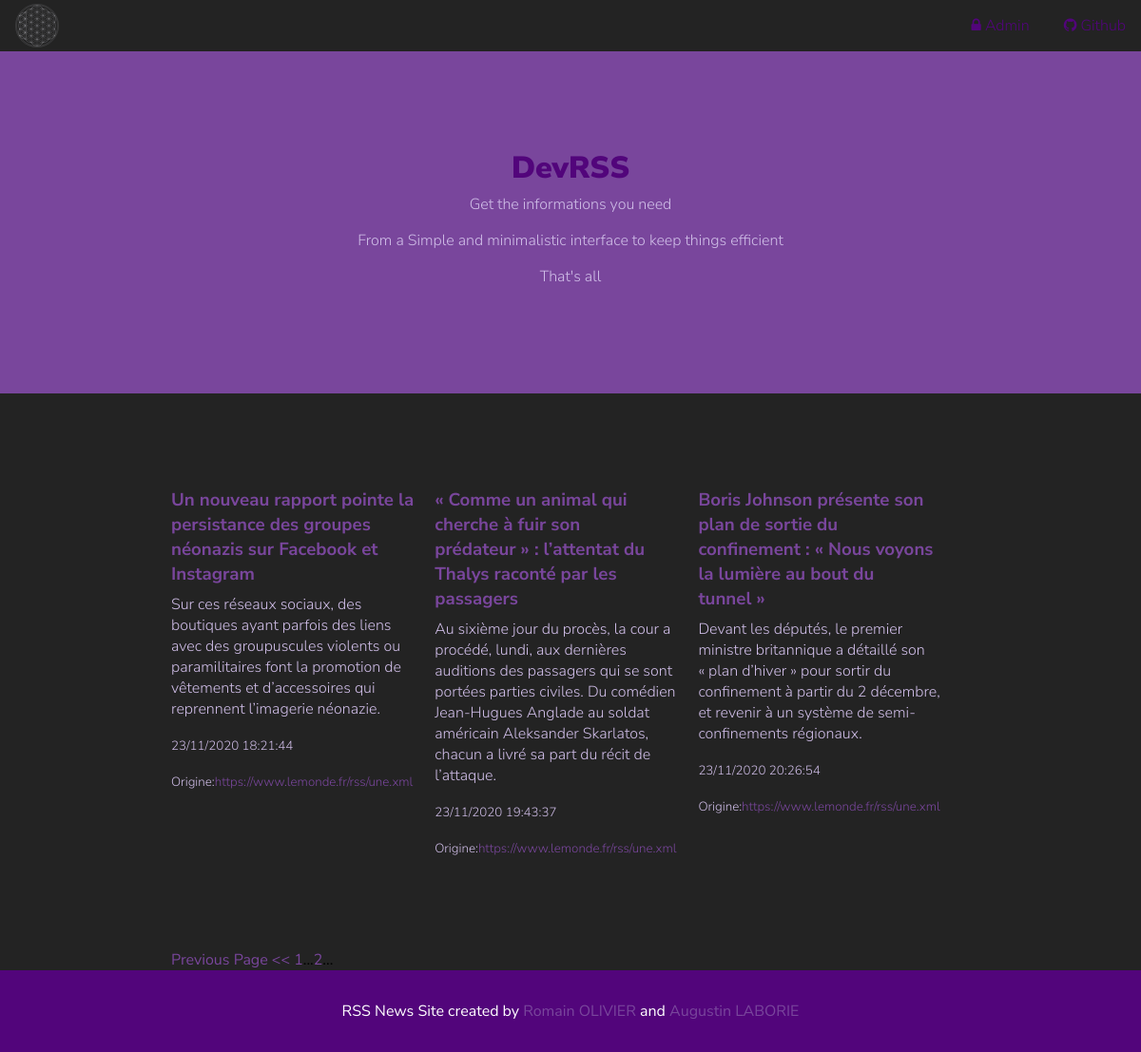
/?page=main&n=2, run on the app's committed database.
### tables this page shows
CREATE TABLE `news` (
  `id` int NOT NULL,
  `datepubli` datetime NOT NULL,
  `site` varchar(256) NOT NULL,
  `titre` text NOT NULL,
  `description` text NOT NULL,
  `idSource` int NOT NULL
);

CREATE TABLE `source` (
  `id` int NOT NULL,
  `nom` varchar(30) NOT NULL,
  `lien` varchar(255) NOT NULL
);

### index.php (called while the page is built, shortened)
<?php
require_once(__DIR__.'/Utils/Config.php');
require_once(__DIR__.'/Utils/SplClassLoader.php');
$control = \Web2A\Controller\Controller::getInstance();

### Utils/Config.php (called while the page is built, shortened)
<?php
class Config {
    public static $ViewDir="View/";
    private static $AssetsDir="assets/";
    public static $DBData = array(
        "User" => "rss",
        "Password" => "projetrss",
        "BaseName" => "projetrss",
        "Server" => "localhost"
    );
    public static function getDSN() : string{
        return "mysql:host=".self::$DBData["Server"].";dbname=".self::$DBData["BaseName"].";";
    }
    public static function getAssetsDir(){
        return self::$ViewDir.self::$AssetsDir;
    }
}

### Utils/SplClassLoader.php (called while the page is built, shortened)
<?php
class SplClassLoader {
    private $_fileExtension = '.php';
    private $_namespace;
    private $_namespaceSeparator = '\\';
    public function __construct(string $ns = null, string $includePath = null)
    {
        $this->_namespace = $ns;
        $this->_includePath = $includePath;
    }
    public function loadClass(string $className)
    {
        if (null === $this->_namespace || $this->_namespace.$this->_namespaceSeparator === substr($className, 0, strlen($this->_namespace.$this->_namespaceSeparator))) {
            $fileName = '';
            if (false !== ($lastNsPos = strripos($className, $this->_namespaceSeparator))) {
                $namespace = substr($className, 0, $lastNsPos);
                $className = substr($className, $lastNsPos + 1);
                $fileName = str_replace($this->_namespaceSeparator, DIRECTORY_SEPARATOR, $namespace) . DIRECTORY_SEPARATOR;
            }
            $fileName .= str_replace('_', DIRECTORY_SEPARATOR, $className) . $this->_fileExtension;
        }
    }
}

### Utils/Verification.php (called while the page is built, shortened)
<?php
class Verification {
    public static function verifDbConnect($dsn, $username, $password) : bool {
        return self::verifDSN($dsn) && (!empty($password)) && (!empty($username));
    }
    private static function verifDSN($dsn){
        return preg_match('(^mysql:host=[^;]+;dbname=[^;]+;(?:port=\d{2,4};)?(?:charset=[^;]+;)?$)', $dsn);
    }
    public static function verifNews($title, $description, $link,$date, $sourceLien) : array {
        $tmp = array();
        $tmp["date"] = $date;
        $tmp["title"] = self::cleanVar($title);
        $tmp["desc"] = self::cleanVar($description);
        $tmp["source"] = self::cleanVar($sourceLien);
        if(! $tmp["link"] = self::verifyUrl($link)){
            throw new Exception("Invalid URL");
        }
        return $tmp;
    }
    private static function verifyUrl($url){
        return filter_var($url, FILTER_VALIDATE_URL);
    }
    private static function isDateTime($date){
        return $date instanceof DateTime;
    }
    private static function cleanVar($var){
        return trim(html_entity_decode($var, ENT_QUOTES, 'UTF-8'));
    }
}

### Controller/Gateway/Gateway.php (called while the page is built, shortened)
<?php
abstract class Gateway {
    public function __construct(string $dsn, string $username, string $password){
        $this->con = new DbConnect($dsn, $username, $password);
    }
}

### Controller/Gateway/NewsGateway.php (called while the page is built, shortened)
<?php
class NewsGateway extends Gateway {
    public function getNews(int $firstNews, int $nbNews) : array{
        $arr = [];
        $query = "SELECT N.*, S.lien FROM `news` N, `source` S WHERE S.id = N.idSource ORDER BY N.datepubli LIMIT :first, :nb";
        $this->con->executeQuery($query, array(
            ':first' => array($firstNews,PDO::PARAM_INT),
            ':nb' => array($nbNews, PDO::PARAM_INT)
        ));
        foreach ($this->con->getResults() as $row){
            try {
                array_push($arr, new NewsModel($row["titre"], $row["description"], $row["site"], new DateTime($row["datepubli"]), $row["lien"]));
            } catch (Exception $e) {
            }
        }
        return $arr;
    }
    public function getNbPage() : int {
        $query = "SELECT COUNT(1) FROM `news`";
        $this->con->executeQuery($query);
        $value = ($this->con->getResults()[0]["COUNT(1)"] / Config::$nbPerPage);
        if($value > intval($value)){
            return intval($value) + 1;
        }
        return intval($value);
    }
}

### Utils/DbConnect.php (called while the page is built, shortened)
<?php
class DbConnect extends PDO {
    private $stmt;
    public function executeQuery(string $query, array $parameters = []) : bool{
        $this->stmt = parent::prepare($query);
        foreach ($parameters as $name => $value) {
            $this->stmt->bindValue($name, $value[0], $value[1]);
        }
        return $this->stmt->execute();
    }
    public function getResults() : array {
        return $this->stmt->fetchall();
    }
}

### Model/NewsModel.php (the view, shortened to what this page needs)
<?php
class NewsModel {
    private string $title,$description ,$link, $sourceLien;
    private DateTime $date;
    public function __construct($title,$description,$link,$date,$sourceLien){
        $row = Verification::verifNews($title, $description, $link, $date, $sourceLien);
        $this->title = $row["title"];
        $this->description = $row["desc"];
        $this->link = $row["link"];
        $this->date = $row["date"];
        $this->sourceLien = $row["source"];
    }
    public function toHtmlString() : string{
        return '<div class="article-item">
                  <h3 class="section-title"><a href="' .$this->link.'">'.$this->title.'</a></h3>
                  <p>'.$this->description.'</p>
                  <p><small>'.$this->date->format("d/m/Y H:i:s").'</small></p>
                  <p><small>Origine:<a href="'.$this->sourceLien.'">'.$this->sourceLien.'</a></small></p>
                </div>';
    }
}

### View/index.php (shortened to what this page needs)
<!doctype html>
<html>
  <head>
      <link rel="stylesheet" href="https://cdnjs.cloudflare.com/ajax/libs/font-awesome/4.7.0/css/font-awesome.min.css">
      <link rel="stylesheet" href="<?php echo Config::getAssetsDir(); ?>css/global.css">
      <link rel="stylesheet" href="<?php echo Config::getAssetsDir(); ?>css/landing.css">
  </head>
  <body>
    <nav>
      <div class="logo"></div>
      <ul class="menu">
        <li class="menu__item"><a href="./?page=login" class="link link--dark"><i class="fa fa-lock"></i> Admin</a></li>
        <li class="menu__item"><a href="<?php echo Config::$Repo; ?>" class="link link--dark"><i class="fa fa-github"></i> Github</a></li>
      </ul>
    </nav>
    <div class="header">
      <h1 class="header-title">DevRSS</h1>
      <div>
        <p class="header-description">Get the informations you need</p>
        <p class="header-description">From a Simple and minimalistic interface to keep things efficient</p>
        <p class="header-description">That's all</p>
      </div>
    </div>
    <div class="wrapper">
      <div class="articles">
          <?php
            $arr = $this->getPageNews();
            foreach ($arr as $news){
                echo $news->toHtmlString();
            }
          ?>
      </div>
    </div>
    <div class="wrapper">
        <?php
            echo $this->getNavStr();
        ?>
    </div>
    <footer class="footer">RSS News Site created by <a href="https://github.com/romain325">Romain OLIVIER</a> and <a href="#">Augustin LABORIE</a></footer>
  </body>
</html>

### View/assets/css/global.css (style rules this page uses)
:root { --primary-color: #52057b; --primary-color-light: #892cdc; --accent-color: #bc6ff1; --accent-color-light: #cba3f6; --accent-color-dark: #79469c; --white-color: #cfbde7; --light-gray-color: #C6CBD1; --medium-gray-color: #959DA5; --dark-gray-color: #444d56; --bg-color: #232323; }
html, body { padding: 0; margin: 0; font-family: 'Nunito Sans', sans-serif; background-color: var(--bg-color); }
p { font-weight: 300; color: var(--white-color); }
li { font-weight: 300; color: var(--white-color); }
a, a:hover { text-decoration: none; color: var(--accent-color-dark); }
* { box-sizing: border-box; }
.section-title { color: var(--primary-color); }
.link { text-decoration: none; transition: all 0.3s ease-out; }
.link--dark { color: var(--primary-color); }
nav { display: grid; grid-template-columns: 70px auto; }
.menu { margin: 0; text-align: right; overflow: hidden; list-style: none; }
.menu__item { padding: 1rem; display: inline-block; }
.wrapper { margin: 0 auto; width: 70%; }
.footer { text-align: center; background-color: var(--primary-color); padding: 2rem; color: white; }

### View/assets/css/landing.css (style rules this page uses)
.logo { background: url('../img/logo.svg') no-repeat; background-size: contain; margin: 0.25rem 0.25rem 0.25rem 1rem; }
nav { background-color: var(--dark); }
.header { text-align: center; background-color: var(--accent-color-dark); padding: 5rem 0 5rem 0; }
.header-title { font-weight: 900; color: var(--primary-color); }
.header-description { margin: -1rem auto 2rem auto; }
.articles { display: flex; flex-wrap: wrap; padding: 5rem 0 5rem 0; }
.article-item { max-width: calc(33% - 20px); margin: 0 20px 0 0; }
.article-item .section-title { margin-bottom: 0; }
.article-item p { margin-top: 0.5rem; }

### data on the page
news: titre "Un nouveau rapport pointe la persistance des groupes néonazis sur Facebook et Instagram", description "Sur ces réseaux sociaux, des boutiques ayant parfois des liens avec des groupuscules violents ou paramilitaires font la promotion de vêtements et d’accessoires qui reprennent l’imagerie néonazie.", format "23/11/2020 18:21:44", idSource.lien "https://www.lemonde.fr/rss/une.xml"
news: titre "« Comme un animal qui cherche à fuir son prédateur » : l’attentat du Thalys raconté par les passagers", description "Au sixième jour du procès, la cour a procédé, lundi, aux dernières auditions des passagers qui se sont portées parties civiles. Du comédien Jean-Hugues Anglade au soldat américain Aleksander Skarlatos, chacun a livré sa part du récit de l’attaque.", format "23/11/2020 19:43:37", idSource.lien "https://www.lemonde.fr/rss/une.xml"
news: titre "Boris Johnson présente son plan de sortie du confinement : « Nous voyons la lumière au bout du tunnel »", description "Devant les députés, le premier ministre britannique a détaillé son « plan d’hiver » pour sortir du confinement à partir du 2 décembre, et revenir à un système de semi-confinements régionaux.", format "23/11/2020 20:26:54", idSource.lien "https://www.lemonde.fr/rss/une.xml"
